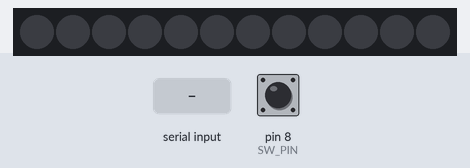
Recording of a sketch running on a simulated Arduino Uno, built with avr-gcc and run on an emulated ATmega328P. Parts: 12 RGB LEDs in strip order, left to right. Inputs (shaded band) come from the test bench; at power-on: pin 8 (SW_PIN) HIGH. Dim RGB values are drawn brighter than linear.

Above: at 1.2 s.
1.3 s: "f" received over Serial
At 2.5 s:
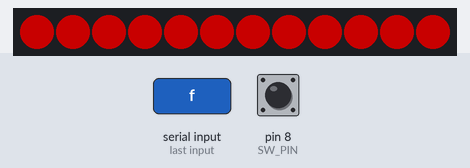
2.8 s: "i" received over Serial
At 3.4 s:
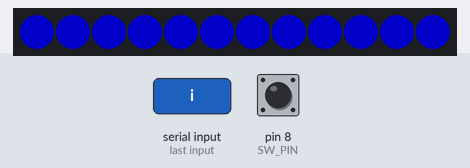
4.3 s: "m" received over Serial
At 5.3 s:
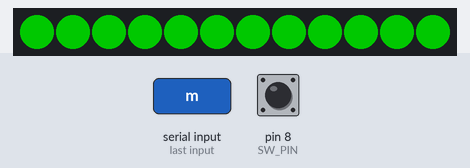
Timing chart, 0 to 7.3 s (numbered marks = the images above; inputs shaded):
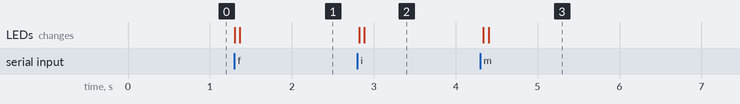

Measured:
- after the input at 1.3 s, the LEDs: first change at once (image 1 shows a later state)
- after the input at 2.8 s, the LEDs: first change at once (image 2 shows a later state)
- after the input at 4.3 s, the LEDs: first change at once (image 3 shows a later state)

The sketch:

VR_color_code.ino
```cpp
#include <Adafruit_NeoPixel.h>

#define SW_PIN   8
#define DIN_PIN  4
#define NUM_LEDS 12

Adafruit_NeoPixel pixels(NUM_LEDS, DIN_PIN, NEO_GRB + NEO_KHZ800);
Adafruit_NeoPixel strip = Adafruit_NeoPixel(NUM_LEDS, DIN_PIN, NEO_GRB + NEO_KHZ800);

/* 消灯の要素 0 */
uint32_t black2 = pixels.Color(0, 0, 0);
uint32_t black_color[] = {black2, black2, black2, black2, black2, black2, black2, black2, black2, black2, black2, black2};
int black_index[] = {11, 10, 9, 8, 7, 6, 5, 4, 3, 2, 1, 0};

/* 赤色の要素 1 */
uint32_t red2 = pixels.Color(255, 0, 0);
uint32_t red_color[] = {red2, red2, red2, red2, red2, red2, red2, red2, red2, red2, red2, red2};
int red_index[] = {11, 10, 9, 8, 7, 6, 5, 4, 3, 2, 1, 0};

/* オレンジ色の要素 2 */
uint32_t orange2 = pixels.Color(255, 80, 0);
uint32_t orange_color[] = {orange2, orange2, orange2, orange2, orange2, orange2, orange2, orange2, orange2, orange2, orange2, orange2};
int orange_index[] = {11, 10, 9, 8, 7, 6, 5, 4, 3, 2, 1, 0};

/* 青色の要素 3 */
uint32_t blue2 = pixels.Color(0, 0, 255);
uint32_t blue_color[] = {blue2, blue2, blue2, blue2, blue2, blue2, blue2, blue2, blue2, blue2, blue2, blue2};
int blue_index[] = {11, 10, 9, 8, 7, 6, 5, 4, 3, 2, 1, 0};

/* 緑色の要素 4 */
uint32_t green2 = pixels.Color(0, 255, 0);
uint32_t green_color[] = {green2, green2, green2, green2, green2, green2, green2, green2, green2, green2, green2, green2};
int green_index[] = {11, 10, 9, 8, 7, 6, 5, 4, 3, 2, 1, 0};

int i = 0;             //LEDの色分け用
int s = 5;             //LEDのスピード制御用
bool setLED = true;    //LEDの発光制御用
bool mode1 = false;    //swの制御用
char attribute;        //属性変更制御用

void setup()
{
  pixels.setBrightness(100);
  Serial.begin(115200);
  pinMode(SW_PIN, INPUT_PULLUP);
}

/* 動作開始 */
void loop()
{
  if(setLED)
  {
    /* 色変更 */
    sw();
  }
  /* スイッチの動作 */
  switch_behavior();
  delay(50);
}

/* スイッチの動作 */
void switch_behavior()
{
  /* swの制御 */
  if(digitalRead(SW_PIN) == LOW)
  {
    int counter = 0; //長押し判定用のカウンタ
    while(digitalRead(SW_PIN) == LOW)
    {
      counter++;
      delay(5);
    }
    /* 長押ししたら、メニューモード */
    if(counter > 50){
      Serial.print("menu_mode");
      Serial.println();
    }
    /* 短押ししたら、属性選択モード */
    else
    {
      sw();
      setLED = true; //再度，点灯しなおす
    }
  }
}

void sw()
{
  if(Serial.available() > 0) // 受信データがあるか？
  {
    attribute = Serial.read();
    switch(attribute)
    {
      case 'f' : red();
                 break;
      case 'i' : blue();
                 break;
      case 's' : orange();
                 break;
      case 'm' : green();
                 break;
    }
  }
}

void red()
{
  if(setLED)
  {
    pixels.clear();
    for(int j = 0 ; j < NUM_LEDS; j++)
    {
      pixels.setPixelColor(red_index[NUM_LEDS - j - 1], red_color[NUM_LEDS - j - 1]);
      pixels.begin();
      pixels.show();
      delay(s);
    }
  }
  /*点灯の制御処理を変更*/
  //setLED = false;
}

void blue()
{
  if(setLED)
  {
    pixels.clear();
    for(int j = 0 ; j < NUM_LEDS; j++)
    {
      pixels.setPixelColor(blue_index[NUM_LEDS - j - 1], blue_color[NUM_LEDS - j - 1]);
      pixels.begin();
      pixels.show();
      delay(s);
    }
  }
  /*点灯の制御処理を変更*/
  //setLED = false;
}

void orange()
{
  if(setLED)
  {
    pixels.clear();
    for(int j = 0 ; j < NUM_LEDS; j++)
    {
      pixels.setPixelColor(orange_index[NUM_LEDS - j - 1], orange_color[NUM_LEDS - j - 1]);
      pixels.begin();
      pixels.show();
      delay(s);
    }
  }
  /*点灯の制御処理を変更*/
  //setLED = false;
}


/* 今は使用しない */
void green()
{
  if(setLED)
  {
    pixels.clear();
    for(int j = 0 ; j < NUM_LEDS; j++)
    {
      pixels.setPixelColor(green_index[NUM_LEDS - j - 1], green_color[NUM_LEDS - j - 1]);
      pixels.begin();
      pixels.show();
      delay(s);
    }
  }
  /*点灯の制御処理を変更*/
  //setLED = false;
}
```
